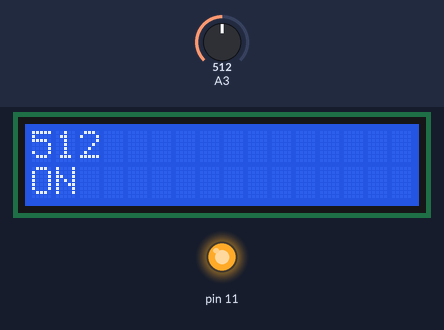
Bench run of a sketch on a simulated Arduino Uno, built with avr-gcc and run on an emulated ATmega328P. Parts: 16×2 character LCD, output pins drawn as LEDs (lit = HIGH). The test bench sets the inputs (shaded band); at power-on: A3 = 512. What the sketch prints to the serial monitor is not drawn.

Above: at 1.2 s.
1.3 s: A3 set to 840
At 2.5 s:
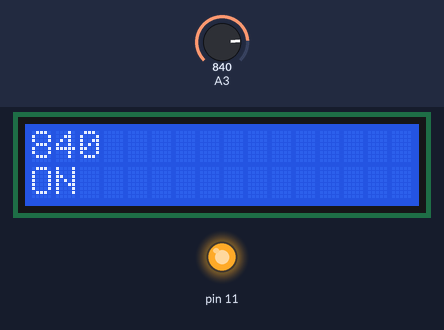
2.8 s: A3 set to 859
At 3.7 s:
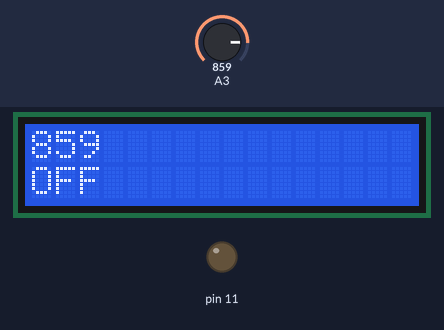
4.3 s: A3 set to 900
At 4.8 s:
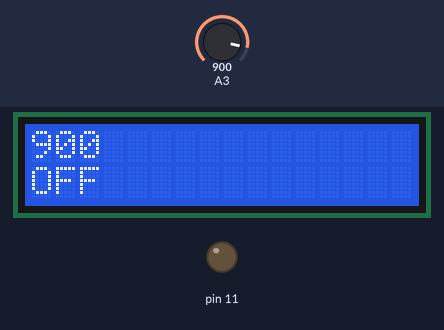
5.8 s: A3 set to 983
At 6.2 s:
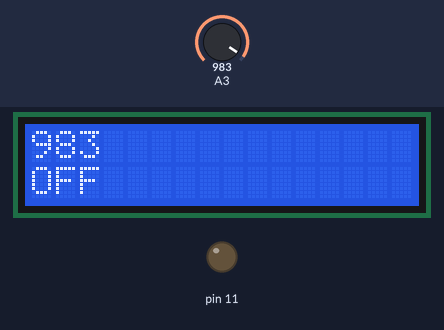
7.3 s: A3 set to 1008
At 8.5 s:
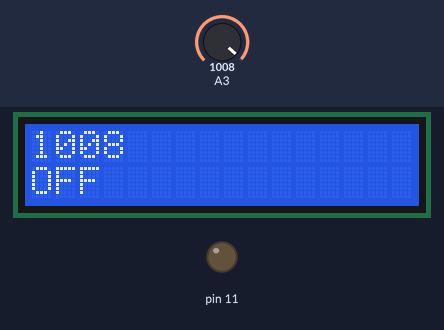
Timing chart, 0 to 9.8 s (numbered marks = the images above; inputs shaded):
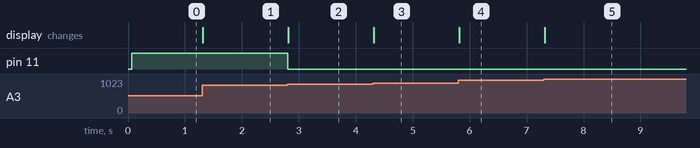

Measured:
- the behaviour switches between 850 and 851 on A3 (found by bisection; images 1 and 2)
- after the input at 1.3 s, the display: changes at once (image 1)
- after the input at 2.8 s, pin 11: HIGH → LOW at once; the display: changes at once (image 2)
- after the input at 4.3 s, the display: changes at once (image 3)
- after the input at 5.8 s, the display: changes at once (image 4)
- after the input at 7.3 s, the display: changes at once (image 5)

The sketch:

Ex1.12.ino
```cpp
#include <LiquidCrystal.h>

LiquidCrystal lcd(2,3,4,8,12,13);

void setup() {
  lcd.begin(16, 2);
  Serial.begin(9600);
  pinMode(11, OUTPUT);
}

void loop() {
  int value = analogRead(A3);
  if(value <= 850) {
    digitalWrite(11, HIGH);

    Serial.println(value);
    lcd.setCursor(0,0);
    lcd.print(value);

    Serial.println("ON");
    lcd.setCursor(0,1);
    lcd.print("ON ");
  }else{
    digitalWrite(11, LOW);

    Serial.println(value);
    lcd.setCursor(0,0);
    lcd.print(value);

    Serial.println("OFF");
    lcd.setCursor(0,1);
    lcd.print("OFF");
  }
}
```
